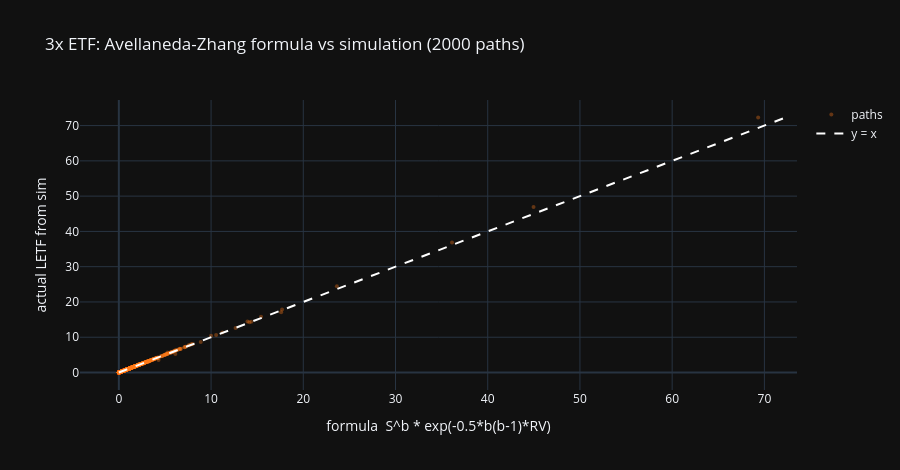

Source (notebook cell):
### Markdown cell above
## 3. ตรวจสอบสูตร Avellaneda-Zhang (2010)

L_T / L_0 ≈ (S_T / S_0)^beta · exp[ -0.5 · beta(beta-1) · sum(r_t^2) ]

- (S_T/S_0)^beta = ส่วน leverage ทบต้น ถ้าโลกไม่มีความผันผวน
- exp[-0.5·beta(beta-1)·RV] = drag ที่หดมูลค่าลงตาม realized variance

ทดสอบว่าสูตรทำนายค่า LETF จริงได้แม่นแค่ไหน บน 2,000 path สุ่ม

### Code cell
rng = np.random.default_rng(2024)
beta = 3
actual, predicted = [], []
for _ in range(2000):
    sigma = rng.uniform(0.10, 0.80)
    mu    = rng.uniform(-0.15, 0.25)
    days  = int(rng.integers(40, 400))
    paths, r, rv = simulate(mu, sigma, days, betas=(1, beta), fee=0.0, rng=rng)
    S, L = paths[1][-1], paths[beta][-1]
    predicted.append((S**beta)*np.exp(-0.5*beta*(beta-1)*rv))
    actual.append(L)

actual, predicted = np.array(actual), np.array(predicted)
err = np.abs(actual-predicted)/actual
print(f"median relative error = {np.median(err)*100:.3f}%")
print(f"95th pct error        = {np.percentile(err,95)*100:.3f}%")

lim = [min(actual.min(),predicted.min()), max(actual.max(),predicted.max())]
fig = go.Figure()
fig.add_trace(go.Scatter(x=predicted, y=actual, mode='markers',
                         marker=dict(size=4, color='#ff7a1a', opacity=0.35), name='paths'))
fig.add_trace(go.Scatter(x=lim, y=lim, mode='lines', line=dict(color='white', dash='dash'), name='y = x'))
fig.update_layout(template=TEMPLATE, title='3x ETF: Avellaneda-Zhang formula vs simulation (2000 paths)',
                  xaxis_title='formula  S^b * exp(-0.5*b(b-1)*RV)', yaxis_title='actual LETF from sim',
                  height=470)
fig.show()

### Figure 1 — Plotly figure (JSON) as saved in the notebook; plotly's stock layout.template omitted (floating-point values rounded to 4 significant figures; data arrays with more than 128 entries replaced by an {"elided": "..."} marker saying what was removed)
{"data": [{"marker": {"color": "#ff7a1a", "opacity": 0.35, "size": 4}, "mode": "markers", "name": "paths", "type": "scatter", "x": {"elided": "2000 float values"}, "y": {"elided": "2000 float values"}}, {"line": {"color": "white", "dash": "dash"}, "mode": "lines", "name": "y = x", "type": "scatter", "x": [2.234e-05, 72.29], "y": [2.234e-05, 72.29]}], "layout": {"height": 470, "title": {"text": "3x ETF: Avellaneda-Zhang formula vs simulation (2000 paths)"}, "xaxis": {"title": {"text": "formula  S^b * exp(-0.5*b(b-1)*RV)"}}, "yaxis": {"title": {"text": "actual LETF from sim"}}}}
